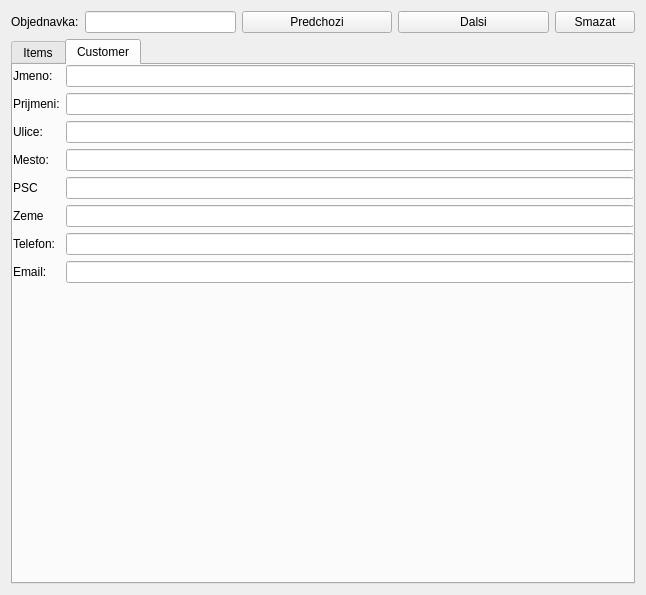
<?xml version="1.0" encoding="UTF-8"?>
<ui version="4.0">
 <class>orders_widget</class>
 <widget class="QWidget" name="orders_widget">
  <property name="geometry">
   <rect>
    <x>0</x>
    <y>0</y>
    <width>646</width>
    <height>595</height>
   </rect>
  </property>
  <property name="windowTitle">
   <string>Form</string>
  </property>
  <layout class="QGridLayout" name="gridLayout">
   <item row="0" column="2">
    <layout class="QVBoxLayout" name="verticalLayout">
     <item>
      <layout class="QHBoxLayout" name="horizontalLayout">
       <property name="sizeConstraint">
        <enum>QLayout::SetDefaultConstraint</enum>
       </property>
       <item>
        <widget class="QLabel" name="label">
         <property name="sizePolicy">
          <sizepolicy hsizetype="Preferred" vsizetype="Fixed">
           <horstretch>0</horstretch>
           <verstretch>0</verstretch>
          </sizepolicy>
         </property>
         <property name="text">
          <string>Objednavka:</string>
         </property>
        </widget>
       </item>
       <item>
        <widget class="QLineEdit" name="orderCurrent">
         <property name="readOnly">
          <bool>true</bool>
         </property>
        </widget>
       </item>
       <item>
        <widget class="QPushButton" name="orderPrevButton">
         <property name="sizePolicy">
          <sizepolicy hsizetype="Expanding" vsizetype="Fixed">
           <horstretch>0</horstretch>
           <verstretch>0</verstretch>
          </sizepolicy>
         </property>
         <property name="text">
          <string>Predchozi</string>
         </property>
        </widget>
       </item>
       <item>
        <widget class="QPushButton" name="orderNextButton">
         <property name="sizePolicy">
          <sizepolicy hsizetype="Expanding" vsizetype="Fixed">
           <horstretch>0</horstretch>
           <verstretch>0</verstretch>
          </sizepolicy>
         </property>
         <property name="text">
          <string>Dalsi</string>
         </property>
        </widget>
       </item>
       <item>
        <widget class="QPushButton" name="orderDelButton">
         <property name="text">
          <string>Smazat</string>
         </property>
        </widget>
       </item>
      </layout>
     </item>
     <item>
      <widget class="QTabWidget" name="tabWidget">
       <property name="currentIndex">
        <number>1</number>
       </property>
       <widget class="QWidget" name="Items">
        <attribute name="title">
         <string>Items</string>
        </attribute>
        <layout class="QHBoxLayout" name="horizontalLayout_2">
         <item>
          <layout class="QVBoxLayout" name="verticalLayout_4">
           <item>
            <layout class="QHBoxLayout" name="horizontalLayout_3">
             <item>
              <widget class="QLabel" name="label_2">
               <property name="sizePolicy">
                <sizepolicy hsizetype="Minimum" vsizetype="Fixed">
                 <horstretch>0</horstretch>
                 <verstretch>0</verstretch>
                </sizepolicy>
               </property>
               <property name="text">
                <string>Sklad:</string>
               </property>
              </widget>
             </item>
             <item>
              <widget class="QLabel" name="label_3">
               <property name="sizePolicy">
                <sizepolicy hsizetype="Fixed" vsizetype="Fixed">
                 <horstretch>0</horstretch>
                 <verstretch>0</verstretch>
                </sizepolicy>
               </property>
               <property name="text">
                <string>Hledat</string>
               </property>
              </widget>
             </item>
             <item>
              <widget class="QLineEdit" name="lineEdit">
               <property name="sizePolicy">
                <sizepolicy hsizetype="Fixed" vsizetype="Fixed">
                 <horstretch>0</horstretch>
                 <verstretch>0</verstretch>
                </sizepolicy>
               </property>
              </widget>
             </item>
            </layout>
           </item>
           <item>
            <widget class="QTableWidget" name="orderStock"/>
           </item>
          </layout>
         </item>
         <item>
          <layout class="QVBoxLayout" name="verticalLayout_5">
           <item>
            <spacer name="verticalSpacer">
             <property name="orientation">
              <enum>Qt::Vertical</enum>
             </property>
             <property name="sizeType">
              <enum>QSizePolicy::Fixed</enum>
             </property>
             <property name="sizeHint" stdset="0">
              <size>
               <width>20</width>
               <height>29</height>
              </size>
             </property>
            </spacer>
           </item>
           <item>
            <widget class="QPushButton" name="orderAddButton">
             <property name="sizePolicy">
              <sizepolicy hsizetype="Minimum" vsizetype="Expanding">
               <horstretch>0</horstretch>
               <verstretch>0</verstretch>
              </sizepolicy>
             </property>
             <property name="font">
              <font>
               <pointsize>26</pointsize>
              </font>
             </property>
             <property name="text">
              <string>➕</string>
             </property>
            </widget>
           </item>
           <item>
            <widget class="QPushButton" name="orderRemButton">
             <property name="sizePolicy">
              <sizepolicy hsizetype="Minimum" vsizetype="Expanding">
               <horstretch>0</horstretch>
               <verstretch>0</verstretch>
              </sizepolicy>
             </property>
             <property name="font">
              <font>
               <pointsize>26</pointsize>
              </font>
             </property>
             <property name="text">
              <string>➖</string>
             </property>
            </widget>
           </item>
          </layout>
         </item>
         <item>
          <layout class="QVBoxLayout" name="verticalLayout_8">
           <item>
            <widget class="QLabel" name="label_4">
             <property name="sizePolicy">
              <sizepolicy hsizetype="Preferred" vsizetype="Fixed">
               <horstretch>0</horstretch>
               <verstretch>0</verstretch>
              </sizepolicy>
             </property>
             <property name="minimumSize">
              <size>
               <width>0</width>
               <height>23</height>
              </size>
             </property>
             <property name="text">
              <string>Uctenka:</string>
             </property>
            </widget>
           </item>
           <item>
            <widget class="QTableWidget" name="orderItems"/>
           </item>
          </layout>
         </item>
        </layout>
       </widget>
       <widget class="QWidget" name="Customer">
        <attribute name="title">
         <string>Customer</string>
        </attribute>
        <widget class="QWidget" name="formLayoutWidget">
         <property name="geometry">
          <rect>
           <x>0</x>
           <y>0</y>
           <width>621</width>
           <height>511</height>
          </rect>
         </property>
         <layout class="QFormLayout" name="formLayout">
          <item row="0" column="0">
           <widget class="QLabel" name="label_5">
            <property name="text">
             <string>Jmeno:</string>
            </property>
           </widget>
          </item>
          <item row="0" column="1">
           <widget class="QLineEdit" name="orderCustomerName"/>
          </item>
          <item row="1" column="0">
           <widget class="QLabel" name="label_9">
            <property name="text">
             <string>Prijmeni:</string>
            </property>
           </widget>
          </item>
          <item row="1" column="1">
           <widget class="QLineEdit" name="orderCustomerSurname"/>
          </item>
          <item row="2" column="0">
           <widget class="QLabel" name="label_6">
            <property name="text">
             <string>Ulice:</string>
            </property>
           </widget>
          </item>
          <item row="2" column="1">
           <widget class="QLineEdit" name="orderCustomerStreet"/>
          </item>
          <item row="6" column="0">
           <widget class="QLabel" name="label_7">
            <property name="text">
             <string>Telefon:</string>
            </property>
           </widget>
          </item>
          <item row="6" column="1">
           <widget class="QLineEdit" name="orderCustomerPhone"/>
          </item>
          <item row="7" column="0">
           <widget class="QLabel" name="label_8">
            <property name="text">
             <string>Email:</string>
            </property>
           </widget>
          </item>
          <item row="7" column="1">
           <widget class="QLineEdit" name="orderCustomerEmail"/>
          </item>
          <item row="3" column="1">
           <widget class="QLineEdit" name="orderCustomerCity"/>
          </item>
          <item row="3" column="0">
           <widget class="QLabel" name="label_10">
            <property name="text">
             <string>Mesto:</string>
            </property>
           </widget>
          </item>
          <item row="4" column="0">
           <widget class="QLabel" name="label_11">
            <property name="text">
             <string>PSC</string>
            </property>
           </widget>
          </item>
          <item row="5" column="0">
           <widget class="QLabel" name="label_12">
            <property name="text">
             <string>Zeme</string>
            </property>
           </widget>
          </item>
          <item row="4" column="1">
           <widget class="QLineEdit" name="orderCustomerPSC"/>
          </item>
          <item row="5" column="1">
           <widget class="QLineEdit" name="orderCustomerCountry"/>
          </item>
         </layout>
        </widget>
       </widget>
      </widget>
     </item>
    </layout>
   </item>
  </layout>
 </widget>
 <resources/>
 <connections/>
</ui>
